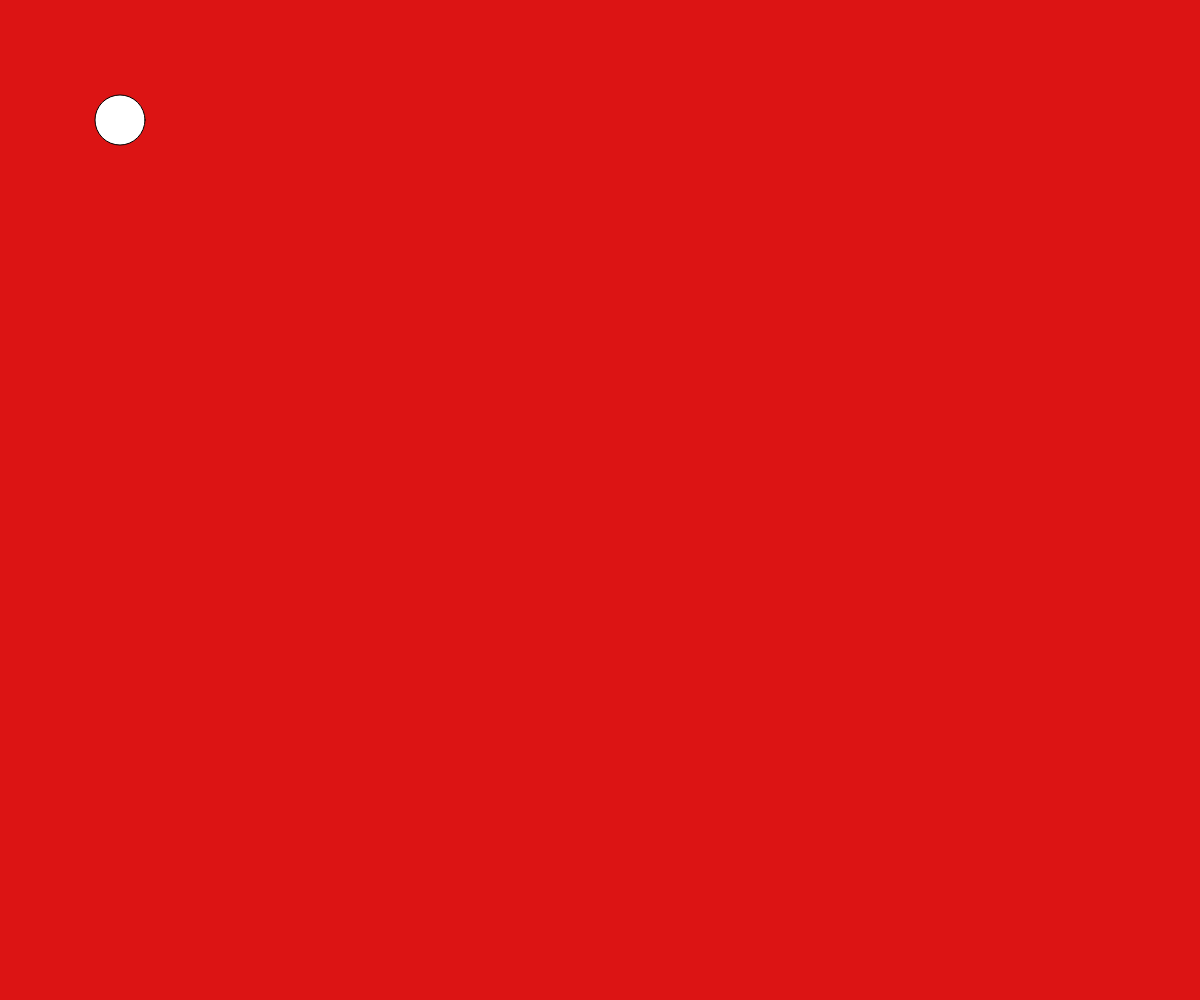
Frame 1 (no input)
Frame 60 (no input): identical to frame 1, image omitted
Frame 120 (the mouse pressed at the canvas centre since frame 60): identical to frame 1, image omitted

The p5.js sketch that drew this single still picture (run headless with seeded random() and noise() and a simulated clock; from frame 60 on, the mouse is pressed at the canvas centre):

// p5.js sketch
// ── sketch.js
function setup() {
  createCanvas(windowWidth, windowHeight);
}

function draw() {
  background(220, 20, 20);
  ellipse(120, 120, 50, 50);
}
